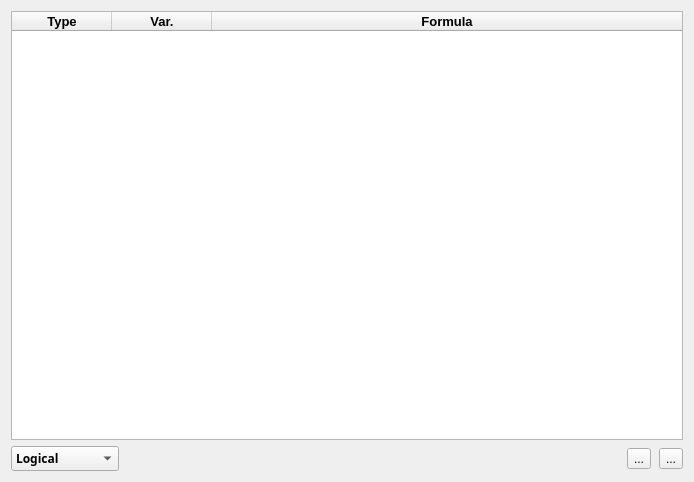
<?xml version="1.0" encoding="UTF-8"?>
<ui version="4.0">
 <class>BooNView</class>
 <widget class="QDialog" name="BooNView">
  <property name="geometry">
   <rect>
    <x>0</x>
    <y>0</y>
    <width>694</width>
    <height>482</height>
   </rect>
  </property>
  <property name="windowTitle">
   <string>BooN View</string>
  </property>
  <property name="toolTip">
   <string>BooN View</string>
  </property>
  <layout class="QVBoxLayout" name="verticalLayout_2">
   <item>
    <layout class="QVBoxLayout" name="verticalLayout">
     <item>
      <widget class="QTableWidget" name="BooNContent">
       <attribute name="horizontalHeaderStretchLastSection">
        <bool>true</bool>
       </attribute>
       <column>
        <property name="text">
         <string>Type</string>
        </property>
        <property name="font">
         <font>
          <family>Segoe UI</family>
          <pointsize>10</pointsize>
          <weight>75</weight>
          <bold>true</bold>
         </font>
        </property>
       </column>
       <column>
        <property name="text">
         <string>Var.</string>
        </property>
        <property name="font">
         <font>
          <family>Segoe UI</family>
          <pointsize>10</pointsize>
          <weight>75</weight>
          <bold>true</bold>
         </font>
        </property>
       </column>
       <column>
        <property name="text">
         <string>Formula</string>
        </property>
        <property name="font">
         <font>
          <family>Segoe UI</family>
          <pointsize>10</pointsize>
          <weight>75</weight>
          <bold>true</bold>
         </font>
        </property>
       </column>
      </widget>
     </item>
     <item>
      <layout class="QHBoxLayout" name="horizontalLayout_2">
       <property name="spacing">
        <number>8</number>
       </property>
       <item>
        <widget class="QComboBox" name="Style">
         <property name="minimumSize">
          <size>
           <width>100</width>
           <height>0</height>
          </size>
         </property>
         <property name="font">
          <font>
           <family>Arial Black</family>
           <pointsize>9</pointsize>
           <weight>75</weight>
           <bold>true</bold>
          </font>
         </property>
         <property name="toolTip">
          <string>Style of the formulas</string>
         </property>
         <item>
          <property name="text">
           <string>Logical</string>
          </property>
         </item>
         <item>
          <property name="text">
           <string>Python</string>
          </property>
         </item>
         <item>
          <property name="text">
           <string>BoolNet</string>
          </property>
         </item>
         <item>
          <property name="text">
           <string>Mathematica</string>
          </property>
         </item>
         <item>
          <property name="text">
           <string>Java</string>
          </property>
         </item>
        </widget>
       </item>
       <item>
        <spacer name="horizontalSpacer">
         <property name="orientation">
          <enum>Qt::Horizontal</enum>
         </property>
         <property name="sizeHint" stdset="0">
          <size>
           <width>40</width>
           <height>20</height>
          </size>
         </property>
        </spacer>
       </item>
       <item>
        <widget class="QToolButton" name="DnfButton">
         <property name="toolTip">
          <string>Convert the BooN to DNF</string>
         </property>
         <property name="text">
          <string>...</string>
         </property>
         <property name="icon">
          <iconset resource="booneries.qrc">
           <normaloff>:/icon/resources/dnf.svg</normaloff>:/icon/resources/dnf.svg</iconset>
         </property>
         <property name="iconSize">
          <size>
           <width>50</width>
           <height>50</height>
          </size>
         </property>
        </widget>
       </item>
       <item>
        <widget class="QToolButton" name="CloseButton">
         <property name="toolTip">
          <string>Close Window</string>
         </property>
         <property name="text">
          <string>...</string>
         </property>
         <property name="icon">
          <iconset resource="booneries.qrc">
           <normaloff>:/icon/resources/close.svg</normaloff>:/icon/resources/close.svg</iconset>
         </property>
         <property name="iconSize">
          <size>
           <width>50</width>
           <height>50</height>
          </size>
         </property>
        </widget>
       </item>
      </layout>
     </item>
    </layout>
   </item>
  </layout>
 </widget>
 <resources>
  <include location="booneries.qrc"/>
 </resources>
 <connections/>
</ui>
